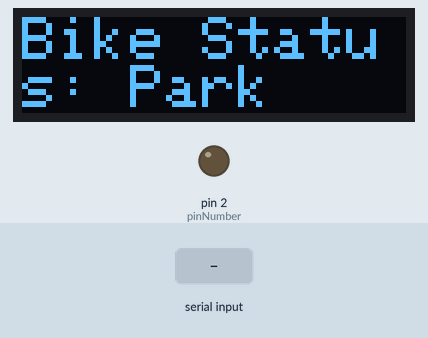
Simulated run of this sketch. Board: Arduino Uno, built with avr-gcc and run on an emulated ATmega328P. Shown: 128×32 one-colour display, output pins drawn as LEDs (lit = HIGH). The test bench sets the inputs (shaded band). The modem accepts every AT command (registered, SIM ready, sends succeed) and sends nothing else; what the sketch prints to the serial monitor is not drawn.

Above: at 7.3 s.
7.4 s: "Drive" received over the second serial link
At 9.3 s:
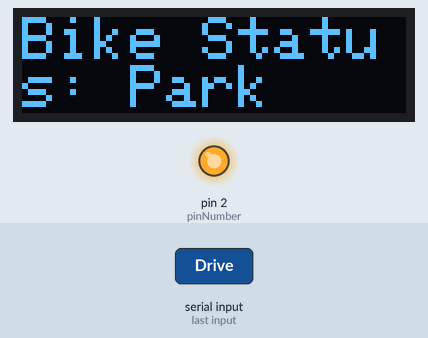
9.9 s: "Park" received over the second serial link
At 12.0 s:
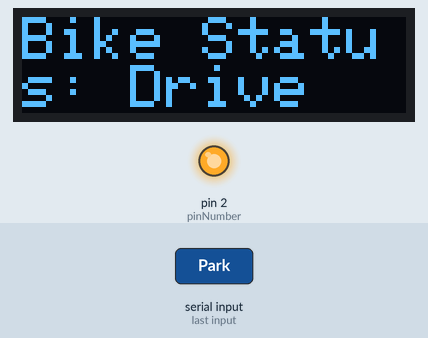
At 13.8 s:
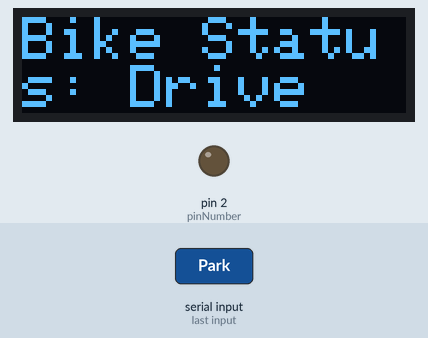
Timing chart, 0 to 15.3 s (numbered marks = the images above; inputs shaded):
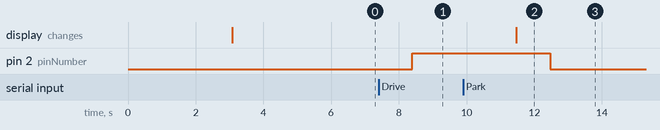

Measured:
- after the input at 7.4 s, pin 2 (pinNumber): LOW → HIGH after 1.0 s
- after the input at 9.9 s, pin 2 (pinNumber): HIGH → LOW after 2.6 s

The sketch:

Bike_Lock.ino
```cpp
#include <Wire.h>
#include <Adafruit_GFX.h>
#include <Adafruit_SSD1306.h>
#include <SoftwareSerial.h>

SoftwareSerial SIM800L(7, 8); // RX, TX
const int pinNumber = 2; // Pin number you want to control
const String phoneNumber = "+919700104930"; // Change to the desired phone number

bool bikeState = false; // Variable to track the state of the bike

#define SCREEN_WIDTH 128
#define SCREEN_HEIGHT 32  // Change the height to 32 for a 128x32 display
#define OLED_RESET -1
Adafruit_SSD1306 display(SCREEN_WIDTH, SCREEN_HEIGHT, &Wire, OLED_RESET);

void setup() {
  pinMode(pinNumber, OUTPUT); // Set pin 2 as an output

  Serial.begin(9600); // Start serial communication for debugging
  SIM800L.begin(9600); // Setting the baud rate of SIM800L
  delay(1000);
  SIM800L.println("AT+CMGF=1"); // Configuring TEXT mode
  delay(1000);
  SIM800L.println("AT+CNMI=2,2,0,0,0"); // Configuring SMS notifications
  delay(1000);

  // initialize with the I2C addr 0x3C (for the 128x32)
  if (!display.begin(SSD1306_SWITCHCAPVCC, 0x3C)) {
    Serial.println(F("SSD1306 allocation failed"));
    for (;;);
  }

  // Initial OLED display update
  updateOLED();

  // Print "System ready" to Serial Monitor
  Serial.println("System ready");

  // Send initial SMS
  sendSMS("Bike is in Park state");
}

void loop() {
  if (SIM800L.available()) {
    String message = SIM800L.readString();

    if (message.indexOf("Drive") >= 0) {
      if (!bikeState) {
        digitalWrite(pinNumber, HIGH); // Drive the bike
        sendSMS("Bike is in Drive state");
        bikeState = true;
      }
    } else if (message.indexOf("Park") >= 0) {
      if (bikeState) {
        digitalWrite(pinNumber, LOW); // Park the bike
        sendSMS("Bike is in Park state");
        bikeState = false;
      }
    }

    // Print bike status to Serial Monitor
    Serial.print("Bike Status: ");
    Serial.println(bikeState ? "Drive" : "Park");

    // Update OLED display with current bike status
    updateOLED();
  }
}

void updateOLED() {
  // Clear the buffer
  display.clearDisplay();

  // Set text size to 2 (change the value as needed)
  display.setTextSize(2);
  display.setTextColor(SSD1306_WHITE);
  display.setCursor(0, 0);
  display.print("Bike Status: ");
  display.println(bikeState ? "Drive" : "Park");

  // Display the message
  display.display();
}

void sendSMS(String text) {
  String smsCommand = "AT+CMGS=\"" + phoneNumber + "\"";
  SIM800L.println(smsCommand); // Change to the phone number you want to send to
  delay(1000);
  SIM800L.println(text); // The SMS text you want to send
  delay(1000);
  SIM800L.println((char)26); // ASCII code of CTRL+Z
  delay(1000);
}
```
